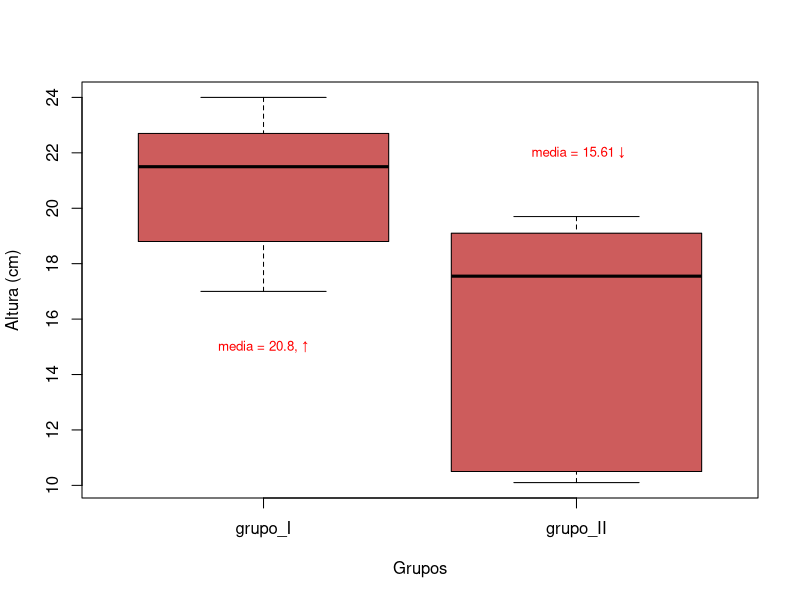
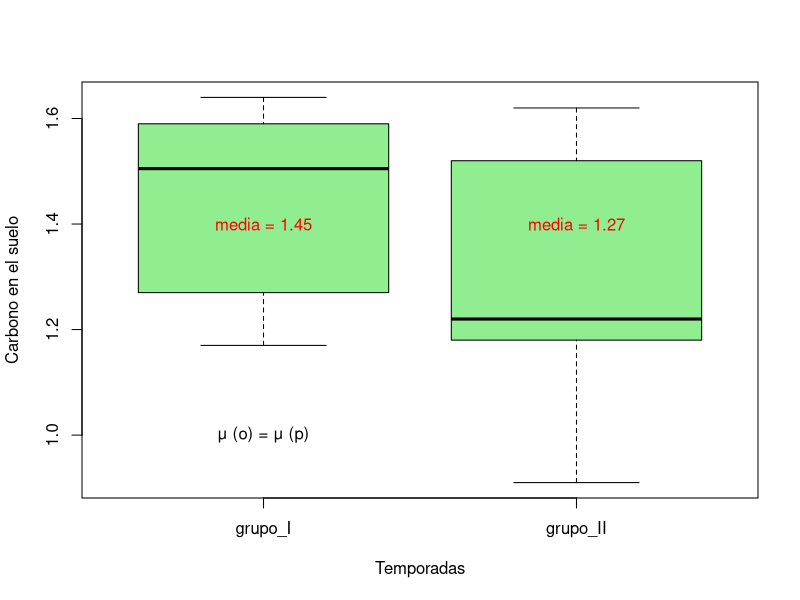

Reproduce these figures in R, in order. (Note: this script raises an error after producing the figures.)

# Ejercicio 1 -------------------------------------------------------------

grupo <- gl(2,10, labels = c("grupo_I", "grupo_II"))
altura <- c(23, 17.4, 17, 20.5, 22.7, 24, 22.5, 22.7, 19.4, 18.8,
            18.5, 19.6, 17.7, 10.1, 19.7, 13.2, 10.3, 19.1, 10.5,17.4)

mico <- data.frame(grupo, altura)

# determinar las medias
tapply(mico$altura, mico$grupo, mean)

boxplot(mico$altura ~ mico$grupo, ylab = "Altura (cm)",
        xlab = "Grupos", col = "indianred")
text(1,15, "media = 20.8, \u2191", cex = 0.8, col = "red")
text(2,22, " media = 15.61 \u2193", cex = 0.8, col = "red")

shapiro.test(mico$altura)
bartlett.test(mico$altura ~ mico$grupo)

t.test(mico$altura ~ mico$grupo, var.equal = T, 
       alternative = "greater")

# Ejercicio 2 -------------------------------------------------------------

grupo <- gl(2,10, labels = c("grupo_I", "grupo_II"))
carb <- c(1.59, 1.39, 1.64, 1.17, 1.27, 1.58, 1.64, 1.53, 1.21, 1.48,
          1.21, 0.92, 1.31, 1.52, 1.62, 0.91, 1.23, 1.21, 1.58, 1.18)
suelo <- data.frame(grupo, carb)

tapply(suelo$carb, suelo$grupo, mean)
boxplot(suelo$carb ~ suelo$grupo, col ="lightgreen",
        xlab = "Temporadas",
        ylab = "Carbono en el suelo")
text(1, 1.4, "media = 1.45", col = "red")
text(2, 1.4, "media = 1.27", col = "red")
text(1, 1, "\u03BC (o) = \u03BC (p)")

t.test(suelo$carb ~ suelo$grupo, paired =T, alternative ="less")